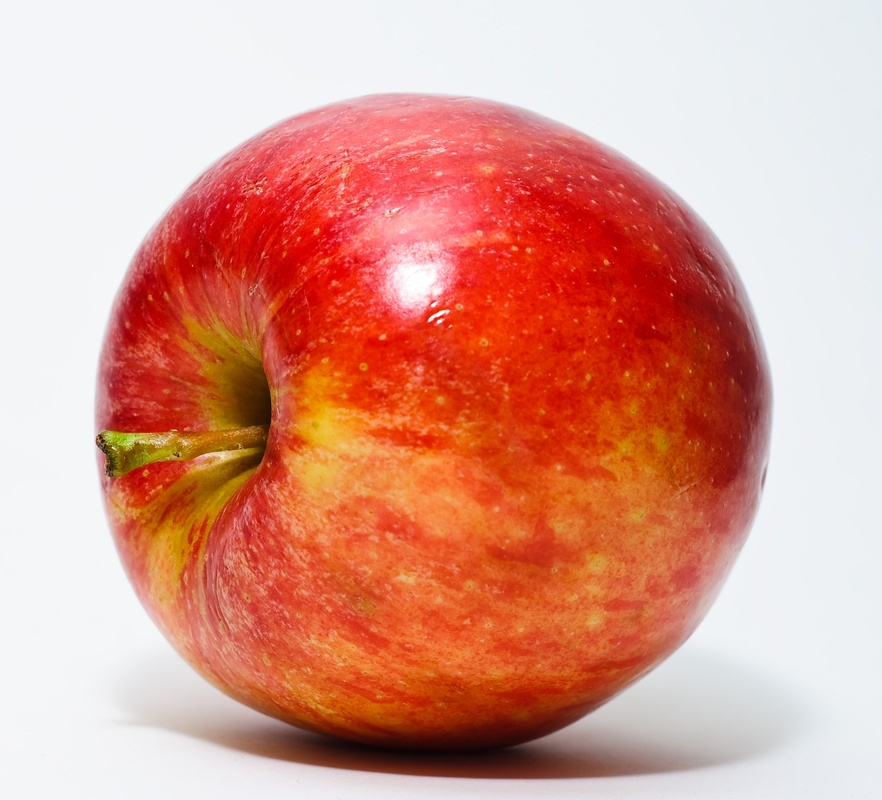
#> input picture images/Red_Apple.jpg, 882 x 800 px, shrunk from 2418 x 2192 before the run
$ python main.py
#> lines starting #> are read from the running program, lines starting #| are printed output that depends on the picture; after the words box and inside, x2 and y2 are one past the last pixel; in counts of white or black regions, pixels touching at a corner belong together
"""Module for image processing, color detection, and image slicing.

This module uses OpenCV to detect red-colored objects in an image and
slices the upper-left corner for Region of Interest (ROI) analysis.
"""
import cv2
import numpy as np

def process_and_crop_object(image_path):
    """Processes an image to detect red objects and crops the upper-left corner.

    The function performs the following steps:
    1. Loads the image from the given path.
    2. Converts the image to HSV color space.
    3. Masks red colors and finds contours.
    4. Slices the top-left 25% of the image as a Region of Interest (ROI).
    5. Visualizes the ROI on the original image and saves the crop.

    Args:
        image_path (str): Absolute or relative path to the input image file.

    Returns:
        None: Displays results using OpenCV pindows and saves 'output_crop.jpg'.
    """
#> called with image_path = 'images/Red_Apple.jpg'
    # 1. Load the Image
    # 'image' is a NumPy array with shape (height, width, channels)
    src_image = cv2.imread(image_path)
#> src_image is the input picture: shape (800, 882, 3); mean B, G, R 140.6, 155.7, 219.7

    if src_image is None:
        print(f"Error: Could not find image at {image_path}")
        return

    # 2. Pre-processing: Blur the image to reduce noise
    # Gaussian Blur helps to smooth out pixel variations before color segmentation
    blurred_image = cv2.GaussianBlur(src_image, (5, 5), 0)

    # 3. Convert Color Space (BGR to HSV)
    # HSV is more robust for color-based segmentation
    hsv_image = cv2.cvtColor(blurred_image, cv2.COLOR_BGR2HSV)
#> hsv_image: shape (800, 882, 3); mean H, S, V 65.2, 105.6, 222.1

    # 3. Define Color Range for Detection (Red color wraps around 0 and 180)
    # Lower range: 0-10
    lower_red1 = np.array([0, 120, 70])
    upper_red1 = np.array([10, 255, 255])
    # Upper range: 170-180
    lower_red2 = np.array([170, 120, 70])
    upper_red2 = np.array([180, 255, 255])

    # Create two binary masks
    mask1 = cv2.inRange(hsv_image, lower_red1, upper_red1)
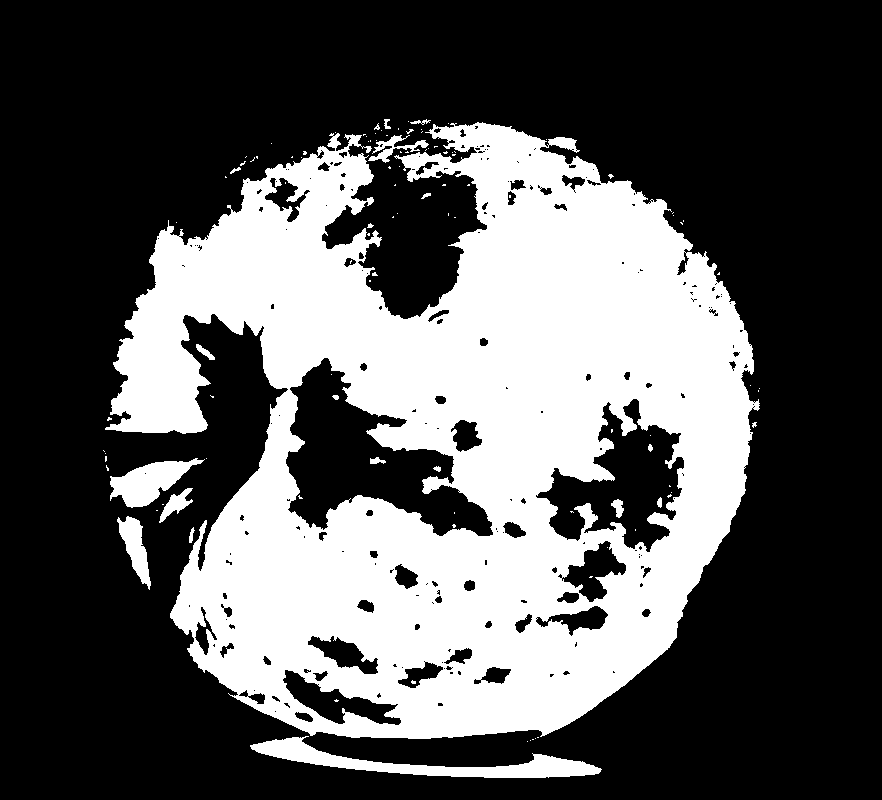
#> mask1: shape (800, 882); 34.4% white; 109 white regions (89 under 20 px), largest, box (x1, y1, x2, y2) and area: (105, 122, 760, 739) 232634, (250, 736, 602, 778) 4624, (110, 458, 205, 508) 2278
    mask2 = cv2.inRange(hsv_image, lower_red2, upper_red2)
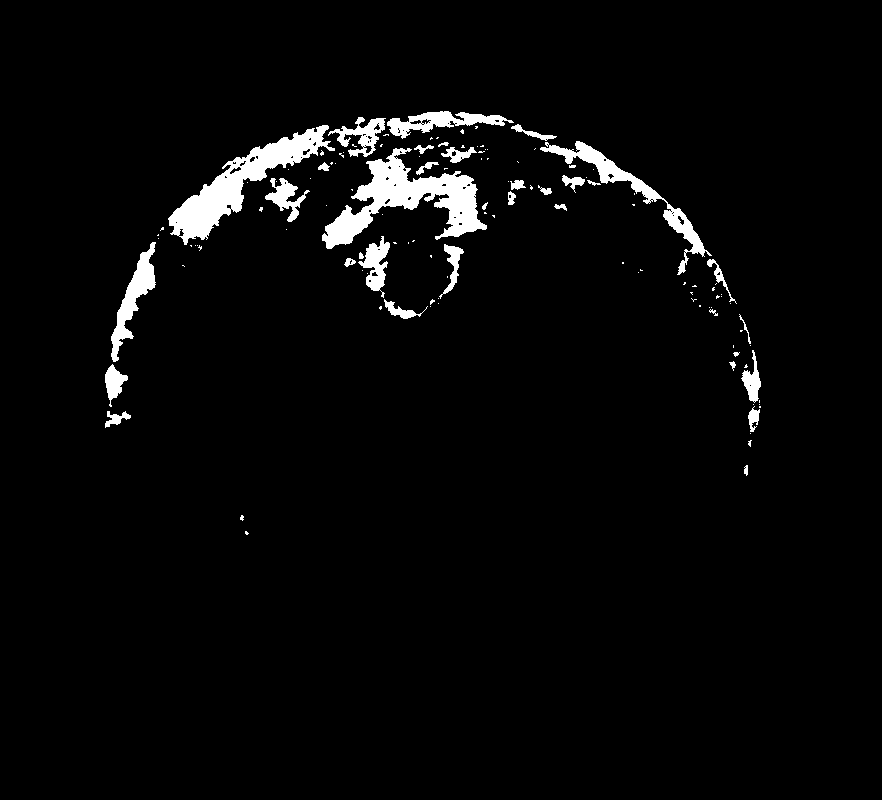
#> mask2: shape (800, 882); 3.3% white; 125 white regions (90 under 20 px), largest, box (x1, y1, x2, y2) and area: (322, 148, 487, 249) 5981, (168, 125, 335, 245) 5226, (540, 141, 712, 275) 2507

    # 5. Use bitwise_or to combine both red masks
    mask = cv2.bitwise_or(mask1, mask2)
#> mask: shape (800, 882); 37.7% white; 51 white regions (38 under 20 px), largest, box (x1, y1, x2, y2) and area: (105, 111, 761, 739) 257065, (250, 736, 602, 778) 4624, (110, 458, 205, 508) 2278

    # 6. Morphological Operations
    # Opening: removes noise (erosion followed by dilation)
    # Closing: fills holes (dilation followed by erosion)
    kernel = np.ones((5, 5), np.uint8)
    mask = cv2.morphologyEx(mask, cv2.MORPH_OPEN, kernel)
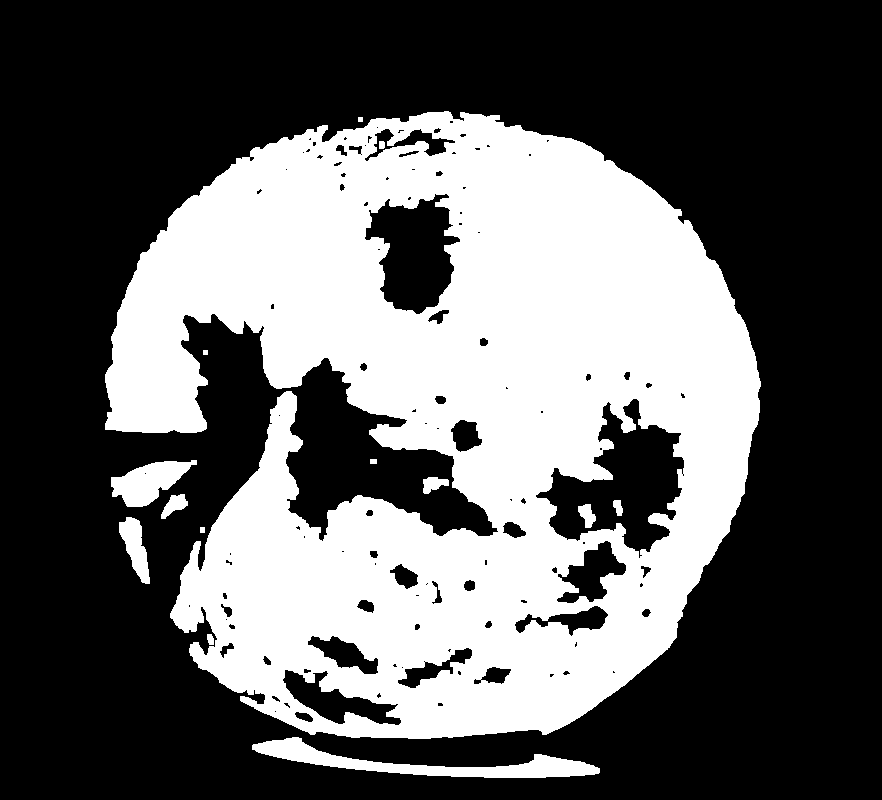
#> mask: shape (800, 882); 37.3% white; 14 white regions, largest, box (x1, y1, x2, y2) and area: (105, 111, 761, 739) 254386, (252, 737, 600, 778) 4591, (111, 460, 197, 507) 2214
    mask = cv2.morphologyEx(mask, cv2.MORPH_CLOSE, kernel)
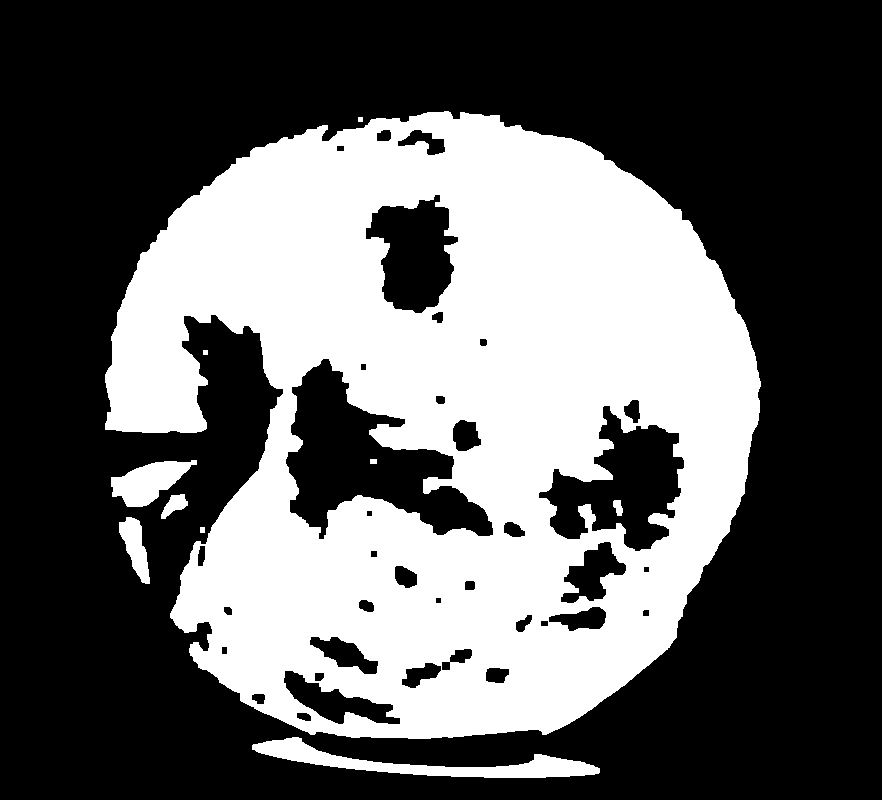
#> mask: shape (800, 882); 37.7% white; 10 white regions

    # 5. Find Contours (Shapes) in the combined mask
    contours, _ = cv2.findContours(mask, cv2.RETR_EXTERNAL, cv2.CHAIN_APPROX_SIMPLE)
#> contours = 8 contours, 2 with area under 20; largest, box (x1, y1, x2, y2) and area: (105, 111, 761, 739) 301492, (252, 737, 600, 778) 4235, (111, 460, 197, 507) 2124, (119, 517, 150, 584) 1022, (161, 494, 188, 519) 316, (200, 527, 205, 533) 20

    if contours:
        # Get the largest contour based on area
        largest_contour = max(contours, key=cv2.contourArea)
#> largest_contour = contour of 1061 points, box (x1, y1, x2, y2) (105, 111, 761, 739), area 301492

        # Get Bounding Box coordinates: x, y (top-left), w (width), h (height)
        x, y, w, h = cv2.boundingRect(largest_contour)
#> x = 105; y = 111; w = 656; h = 628

        # 5. IMAGE SLICING (The core part of your question)
        # Slicing the upper corner (top-left) of the original image
        height, width = src_image.shape[:2]
#> height = 800; width = 882
        crop_h = int(height * 0.25)
#> crop_h = 200
        crop_w = int(width * 0.25)
#> crop_w = 220
        cropped_object = src_image[0:crop_h, 0:crop_w]
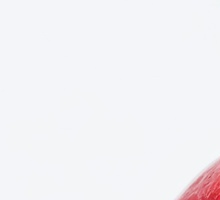
#> cropped_object: shape (200, 220, 3); mean B, G, R 245.8, 242.2, 243.3

        # 6. Visualization (Drawing results on the original image)
        # cv2.rectangle(image, start_point(x,y), end_point(x,y), color(B,G,R), thickness)
        cv2.rectangle(src_image, (0, 0), (crop_w, crop_h), (0, 255, 0), 3)
        cv2.putText(src_image, "Upper Corner", (10, 30),
                    cv2.FONT_HERSHEY_SIMPLEX, 0.7, (0, 255, 0), 2)
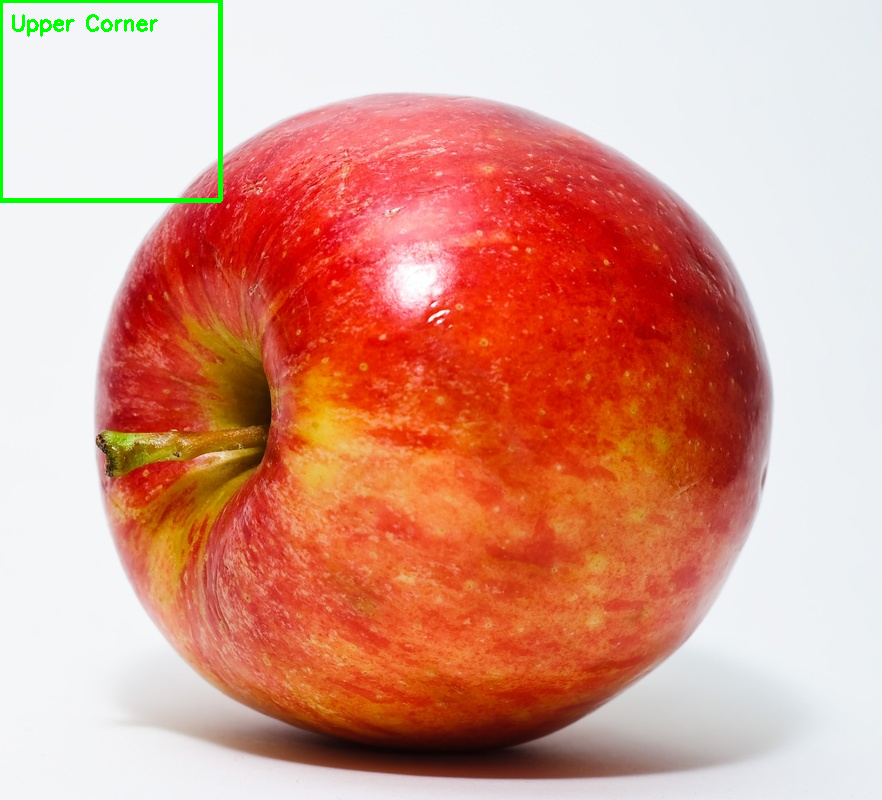
#> src_image: shape (800, 882, 3); mean B, G, R 139.2, 155.9, 218.2

        # 7. Show and Save Results
        cv2.imshow('Binary Mask', mask)
        cv2.imshow('Detection Result', src_image)
        cv2.imshow('Cropped ROI', cropped_object)
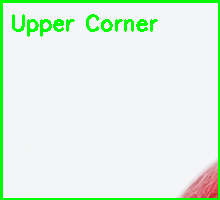
#> window 'Cropped ROI': shape (200, 220, 3); mean B, G, R 229, 243.4, 226.5

        # Save the slice to a file
        cv2.imwrite('images/output_crop.jpg', cropped_object)
        print("Success: ROI (Region of Interest) has been saved.")

    else:
        print("No object detected within the specified color range.")

    cv2.waitKey(0)
    cv2.destroyAllWindows()

# To run the simulation:
if __name__ == "__main__":
 process_and_crop_object('images/Red_Apple.jpg')
